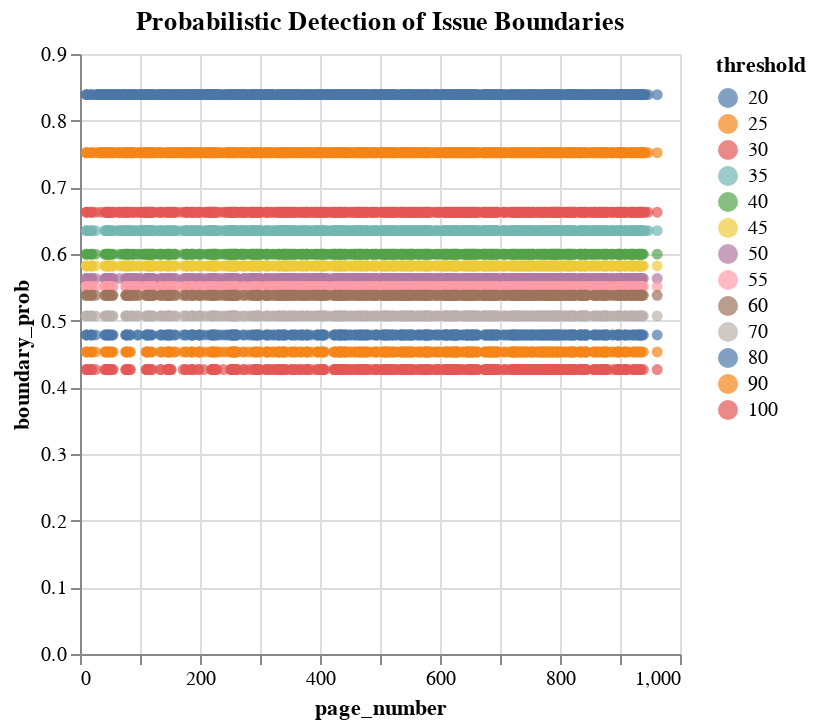

The notebook cell saved with this chart:
### Code cell
# Visualization
chart = alt.Chart(boundaries_df).mark_point(filled=True).encode(
    x='page_number:Q',
    y='boundary_prob:Q',
    color='threshold:N',
    tooltip=['page_number', 'threshold', 'boundary_prob']
).properties(
    title='Probabilistic Detection of Issue Boundaries'
)

chart

### Figure 1 — Vega-Lite specification as saved in the notebook (floating-point values rounded to 4 significant figures; data arrays with more than 128 entries replaced by an {"elided": "..."} marker saying what was removed)
{"config": {"view": {"continuousWidth": 300, "continuousHeight": 300}}, "data": {"name": "data-f719628947e5cbd0b6bafc549dfe01bd"}, "mark": {"type": "point", "filled": true}, "encoding": {"color": {"field": "threshold", "type": "nominal"}, "tooltip": [{"field": "page_number", "type": "quantitative"}, {"field": "threshold", "type": "quantitative"}, {"field": "boundary_prob", "type": "quantitative"}], "x": {"field": "page_number", "type": "quantitative"}, "y": {"field": "boundary_prob", "type": "quantitative"}}, "title": "Probabilistic Detection of Issue Boundaries", "$schema": "https://vega.github.io/schema/vega-lite/v5.8.0.json", "datasets": {"data-f719628947e5cbd0b6bafc549dfe01bd": {"elided": "6883 records"}}}
